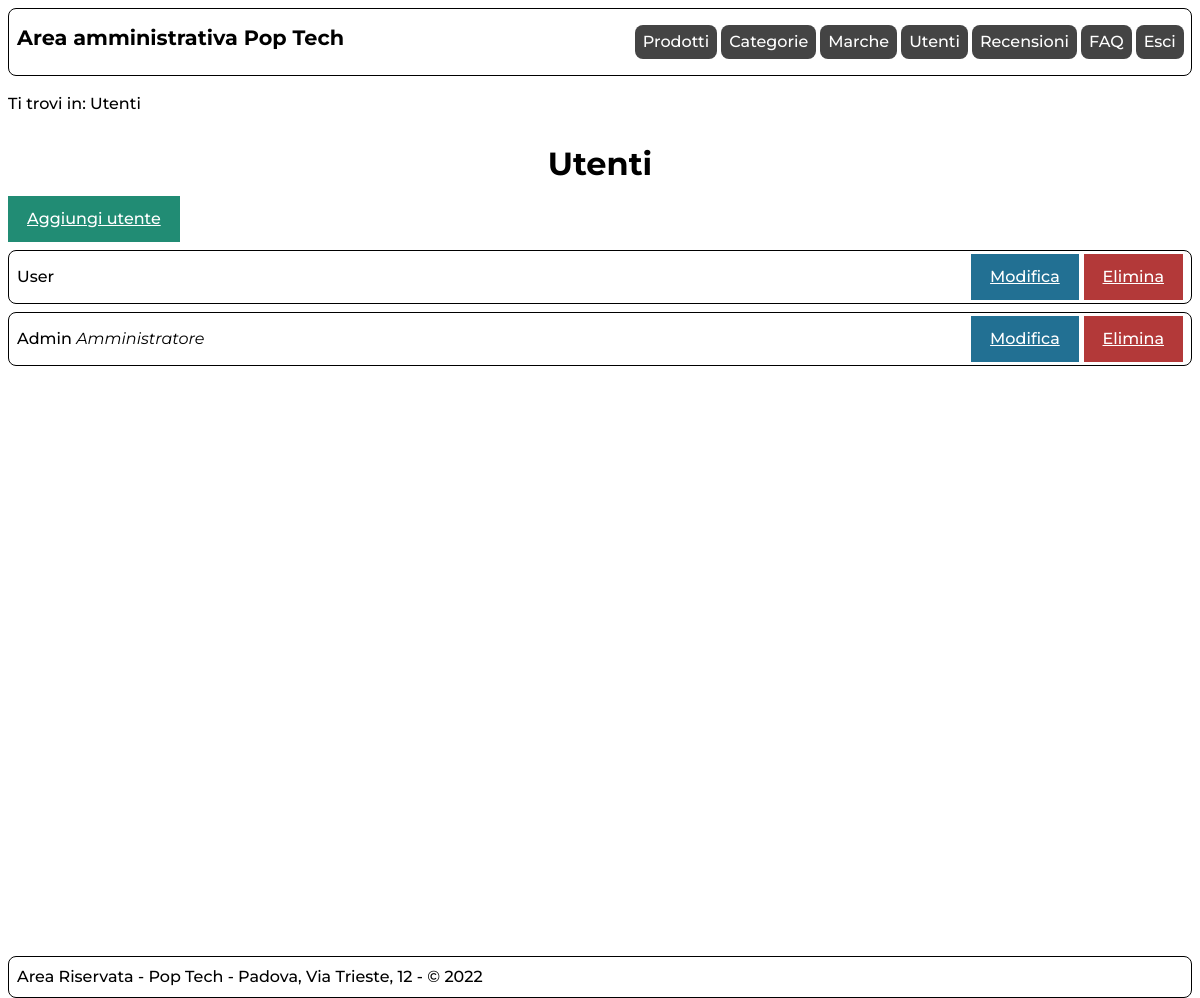
/admin/utenti.php (signed in), run on an earlier commit of the app's database.
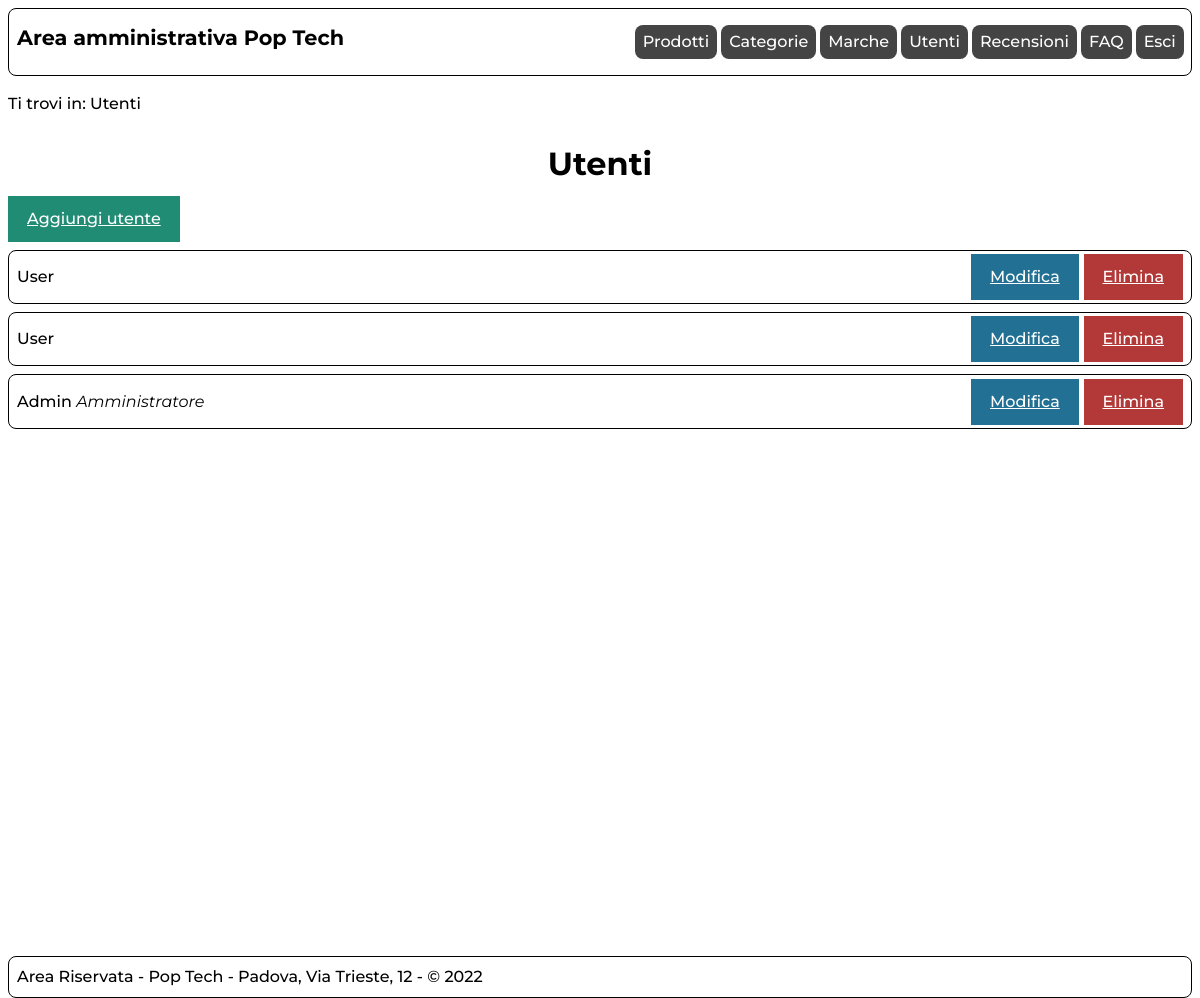
And on a later commit of the database.
### tables this page shows
CREATE TABLE `utente` (
  `ID` int(10) UNSIGNED NOT NULL,
  `nome` varchar(200) NOT NULL,
  `email` varchar(200) NOT NULL,
  `password` varchar(200) NOT NULL,
  `admin` tinyint(1) NOT NULL
);

### includes/connection.php (called while the page is built, shortened)
<?php
class DBAccess{
    private $connection;
    public function open_connection(){
        $this->connection = mysqli_connect(DBAccess::HOST_DB, DBAccess::USERNAME, DBAccess::PASSWORD, DBAccess::DATABASE_NAME);
        if(mysqli_connect_errno()) {
            echo "Errore di connessione al database: " . mysqli_connect_error();
            return false;
        }
        else{
            return true;
        }
    }
    public function exec_select_query($query){
        $res = mysqli_query($this->connection, $query) or die("Errore DB: ".mysqli_error($this->connection));
        if(mysqli_num_rows($res)==0){
            return array();
        }else{
            $resArray = array();
            while($row = mysqli_fetch_assoc($res)){
                array_push($resArray,$row);
            }
            return $resArray;
        }
    }
}
?>

### admin/utenti.php (the view, shortened to what this page needs)
<?php
    require_once "../includes/connection.php";
    require_once "../includes/utilities.php";
    $template = file_get_contents('layouts/layout.html');
    $title = "Pop Tech";
    $breadcrumbs = '<p>Ti trovi in: Utenti</p>';
    if(!isLoggedIn(true)){
        $content = '<p class="message errorMsg">Attenzione: non disponi dei privilegi necessari per accede a questa pagina.</p>';
    }else{
        $content = "<h1>Utenti</h1>";
        $content .= '<a href="utente.php" class="btn btn-green">Aggiungi utente</a>';
        $connection = new DBAccess();
        if($connection->open_connection()){
            $users = $connection->exec_select_query('SELECT id, nome, admin FROM utente ORDER BY admin,nome;');
            foreach($users as $user){
                $content .= '<article class="listItem">';
                    $content .= '<span>'.parse_lang($user['nome']).(($user['admin'])?' <em>Amministratore</em>':'').'</span>';
                    $content .= '<a href="utente.php?id='.$user['id'].'" class="btn btn-info">Modifica</a>';
                    $content .= '<a href="delete.php?id='.$user['id'].'&type=utente" class="btn btn-danger">Elimina</a>';
                $content .= '</article>';
            }
        }else{
            $content .= getDBConnectionError(true);
        }
    }
    $menu = get_admin_menu();
    $template = str_replace('{{menu}}',$menu,$template);
    $template = str_replace('{{onload}}','',$template);
    $template = str_replace('{{title}}',$title,$template);
    $template = str_replace('{{breadcrumbs}}',$breadcrumbs,$template);
    $template = str_replace('{{content}}',$content,$template);
    echo $template;
?>

### includes/utilities.php (shortened to what this page needs)
<?php
require_once('connection.php');
function parse_lang(String $string, bool $delete=false){
    if($delete){
        $replaceStart = '';
        $replaceEnd = '';
    }else{
        $replaceStart = '<span lang="${2}">';
        $replaceEnd = '</span>';
    }
    $string = preg_replace('/\[\/.{2}\]/', $replaceEnd, $string);
    $string = preg_replace('/(\[)([a-z]{2})(\])/', $replaceStart, $string);
    return $string;
}
function get_admin_menu(){
    $menu = '';
    $links = ["index.php","categorie.php","marche.php","utenti.php","recensioni.php","faqs.php"];
    $names = ["Prodotti","Categorie","Marche","Utenti","Recensioni","FAQ"];
    $langs = ["","","","","","en"];
    $nLinks = count($links);
    $strToRemove = "/poptech/admin/";
    $currentPage = str_replace($strToRemove,"",$_SERVER['REQUEST_URI']);
    for($i=0;$i<$nLinks;$i++){
        if($currentPage==$links[$i] || ($currentPage=='' && $links[$i]=='index.php') ){
            $menu .= '<li id="currentLink" '.(($langs[$i])?'lang="'.$langs[$i].'"':'').'>'.$names[$i].'</li>';
        }else{
            $menu .= '<li><a href="'.$links[$i].'" '.(($langs[$i])?'lang="'.$langs[$i].'"':'').'>'.$names[$i].'</a></li>';
        }
    }
    if(isLoggedIn(true)){
        $menu .= '<li><a href="logout.php" class="button">Esci</a></li>';
    }else{
        $menu = '<li><a href="login.php" class="button">Accedi</a></li>';
    }
    return $menu;
}
function isLoggedIn(bool $isAdmin=false){
    if(isset($_SESSION['user'])){
        $connection = new DBAccess();
        if($connection->open_connection()){
            $id = $_SESSION['user'];
            $users = $connection->exec_select_query("SELECT id,admin FROM utente WHERE id=$id");
            if(count($users)>0){
                $user = $users[0];
                if($isAdmin){
                    return $user['admin']==1;
                }else{
                    return true;
                }
            }else{
                return false;
            }
        }else{
            return false;
        }
    }else{
        return false;
    }
}
?>

What changed in the data, as far as the page shows it:
added utente: nome "User"
